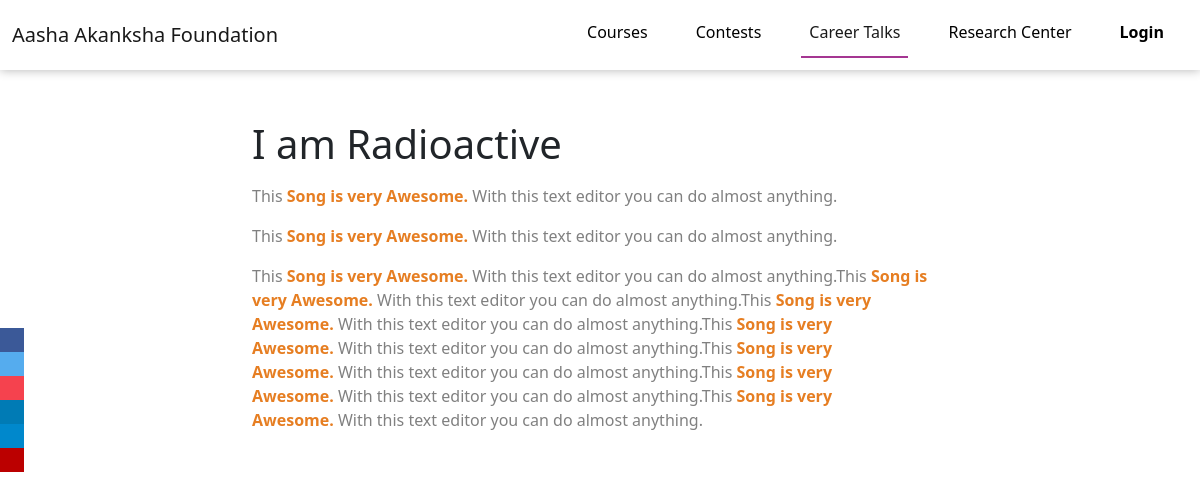
Page /career_talks/1/ on the committed database.
### career_talks/models.py (models this page shows, shortened)
class Career_Talk(models.Model):
    title = models.CharField(max_length = 200)
    description = RichTextField("Description", null = True)
    embeded_video_link = models.TextField(blank=True, null=True)
    image_url = CloudinaryField('image', null=True)
    date_added = models.DateTimeField(auto_now_add = True)
    category = models.ManyToManyField(Category, null=True)
    is_active = models.BooleanField(default = True)
    class Meta:
        verbose_name_plural = 'Career Talks'

### career_talks/views.py (the view)
# urls.py: path("<int:talk_id>/", views.career_talk_individual),
def career_talk_individual(request, talk_id):
    career_talk = models.Career_Talk.objects.get(pk = talk_id)
    context = {
        'career_talk' : career_talk
    }
    return render(request, 'career_talks/career_talk_individual.html', context)

### career_talks/templates/career_talks/career_talk_individual.html (shortened to what this page needs)
{% extends 'career_talks/base.html' %}
{% load static %}
{% block stylesheets %}
    <link rel="stylesheet" type="text/css" href="{% static 'career_talks/career_talk_individual.css' %}" />
{% endblock stylesheets %}
{% block body %}
<div class="container">
    {% if career_talk.image_url %}
        <div class="talk-image">
        </div>
    {% endif %}
    <div class="talk-details">
        <h1 id="head"><a href="">{{career_talk.title}}</a></h1>
        <div class="talk-text gray">
            <p>
                {{career_talk.description | safe}}
            </p>
        </div>
    </div>
</div>
{% endblock body %}

### career_talks/static/career_talks/base.css (style rules this page uses)
body { overflow-x: hidden; padding-bottom: 5rem; }

### career_talks/static/career_talks/career_talk_individual.css (style rules this page uses)
.container { width: 60%; margin-top: 6rem; }
.talk-details a { text-decoration: none; color: inherit; }
.gray { color: gray; }

### rows in the picture
Career_Talk: title "I am Radioactive", description "This Song is very Awesome. With this text editor you can do almost anything. This Song is very Awesome. With this text editor you can do almost anything. This Song is very Awesome. With this text editor you can do almost anything.This Song is very Awesome. With this text editor you can do almost anything.This Song is very Awesome. With this text editor you can do almost anything.This Song is very Awesome. With this text editor you can do almost anything.This Song is very Awesome. With this text editor you can do almost anything.This Song is very Awesome. With this text editor you can do almost anything.This Song is very Awesome. With this text editor you can do almost anything."
